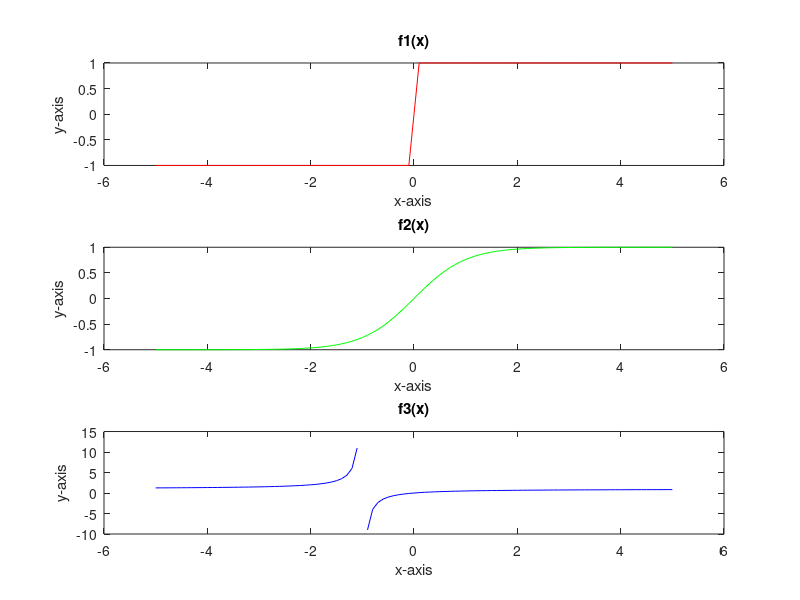

Reproduce this figure in MATLAB.
x = -5:0.1:5;
f1 = sign(x);
f2 = tanh(x);
f3 = x./(x+1);

subplot(3,1,1)
plot(x,f1,'r')
xlabel('x-axis')
ylabel('y-axis')
title('f1(x)')

subplot(3,1,2)
plot(x,f2,'g')
xlabel('x-axis')
ylabel('y-axis')
title('f2(x)')

subplot(3,1,3)
plot(x,f3,'b')
xlabel('x-axis')
ylabel('y-axis')
title('f3(x)')
